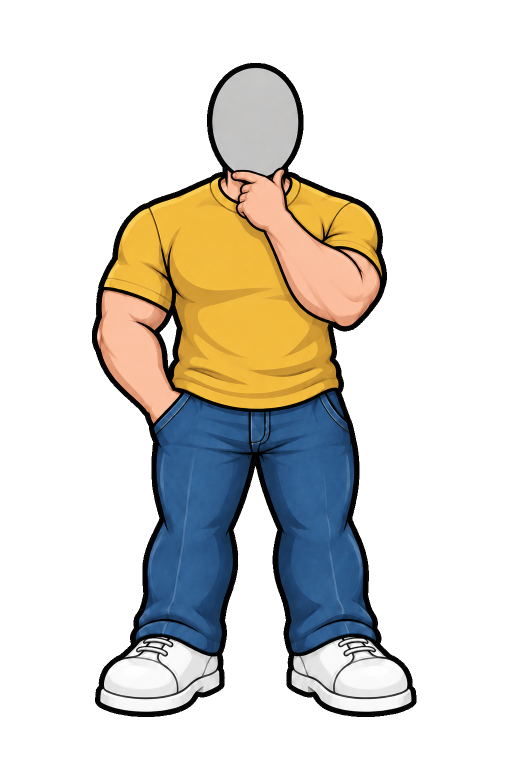
#> input picture apps/web/film/assets/bodies/2-street-thinking.png, 1024 x 1536 px (shown at 1/2 size)
$ python thinking-cut.py ../../assets/bodies/2-street-thinking.png
#> lines starting #> are read from the running program, lines starting #| are printed output that depends on the picture; after the words box and inside, x2 and y2 are one past the last pixel; in counts of white or black regions, pixels touching at a corner belong together
#!/usr/bin/env python3
"""Cuts the three Codex thinking-pose candidates (Joe's chin scratch, v5) into assets/bodies/2-street-thinking{,-2,-3}.png (candidate 1 = the v4 pose).
Same cut as 8a38e17: flood the sticker (white border and background) from the image edge through every pixel brighter than 75 grey, so the sticker's
white border goes too. v5 addition: the white patch enclosed between the arm and the shirt (above the knees) becomes transparent as well.
usage: python3 pipeline/s09/thinking-cut.py <src1.png> <src2.png> <src3.png>"""
import sys
import numpy as np
from PIL import Image
from scipy import ndimage as ndi
for n, f in zip(['2-street-thinking', '2-street-thinking-2', '2-street-thinking-3'], sys.argv[1:4]):
    a = np.array(Image.open(f).convert('RGB')).astype(int)
    lab, k = ndi.label(a.sum(-1) / 3 > 75)
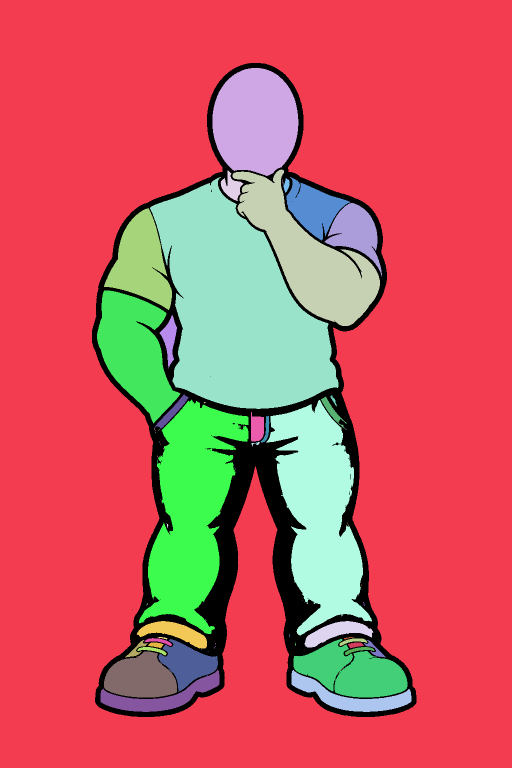
#> lab: shape (1536, 1024) int32 (shown at 1/2 size); 121 distinct labels, from 0 to 120; one colour per label, 0 black
#> k = 120
    edge = set(np.r_[lab[0], lab[-1], lab[:, 0], lab[:, -1]]) - {0}
#> edge = 1 item
    keep = ~np.isin(lab, list(edge))
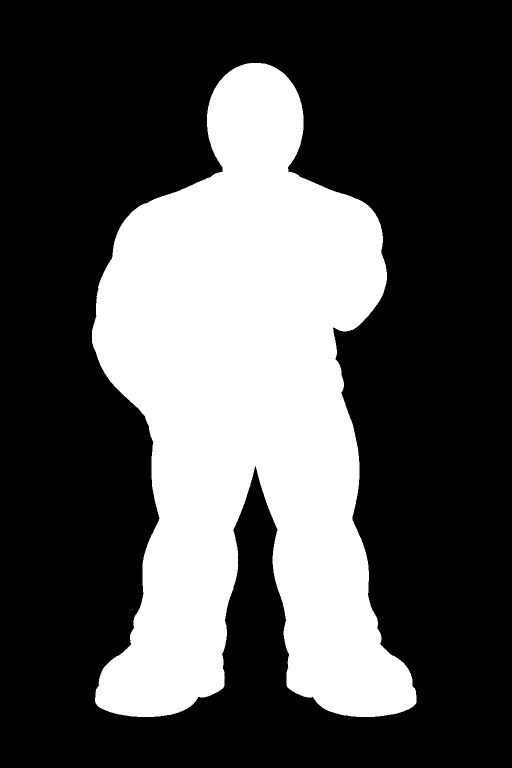
#> keep: shape (1536, 1024) bool (shown at 1/2 size); 31.9% white; 2 white regions (1 under 20 px), largest, box (x1, y1, x2, y2) and area: (184, 126, 833, 1434) 502402
    wl, wk = ndi.label((a.min(-1) > 215) & keep)   # enclosed near-white regions
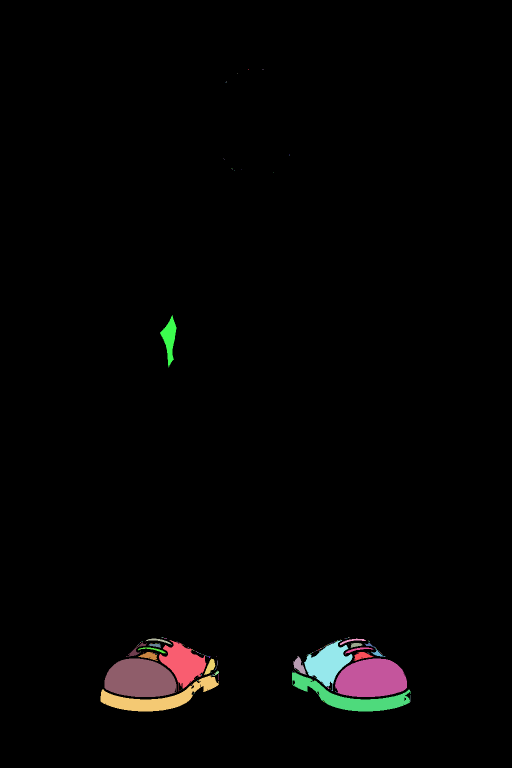
#> wl: shape (1536, 1024) int32 (shown at 1/2 size); 203 distinct labels, from 0 to 202; one colour per label, 0 black
#> wk = 202
    for i in range(1, wk + 1):
        ys, xs = np.where(wl == i)
        if ys.max() < 800 and len(ys) > 30: keep &= ~(wl == i); keep &= ~(ndi.binary_dilation(wl == i, iterations=3) & (a.min(-1) > 150)); print(n, 'enclosed white region', len(ys), 'px at y', ys.min(), ys.max(), 'x', xs.min(), xs.max())
#> this loop made 202 passes
#> (ys, xs) on passes 1 to 3: ([138, 138], [496, 497]), ([138, 138], [525, 526]), ([146], [474])
#| 2-street-thinking enclosed white region 1554 px at y 630 734 x 320 352
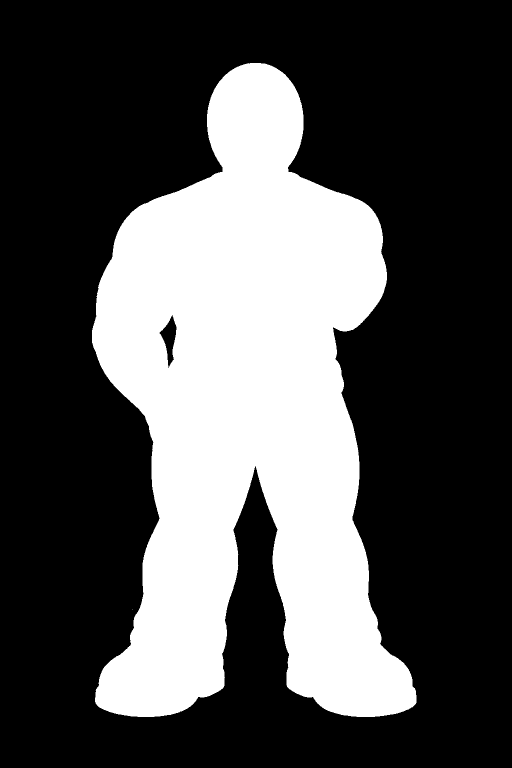
#> keep: shape (1536, 1024) bool (shown at 1/2 size); 31.8% white; 2 white regions (1 under 20 px), largest, box (x1, y1, x2, y2) and area: (184, 126, 833, 1434) 500795
    out = np.dstack([a, np.where(keep, 255, 0)]).astype('uint8')
#> out is the input picture: shape (1536, 1024, 4); mean R, G, B, A 216.4, 213.4, 206.6, 81.2
    Image.fromarray(out).save('assets/bodies/' + n + '.png', optimize=True)

$ run again, with apps/web/film/assets/bodies/1-suit-arms-crossed-notch.png copied over apps/web/film/assets/bodies/2-street-thinking.png
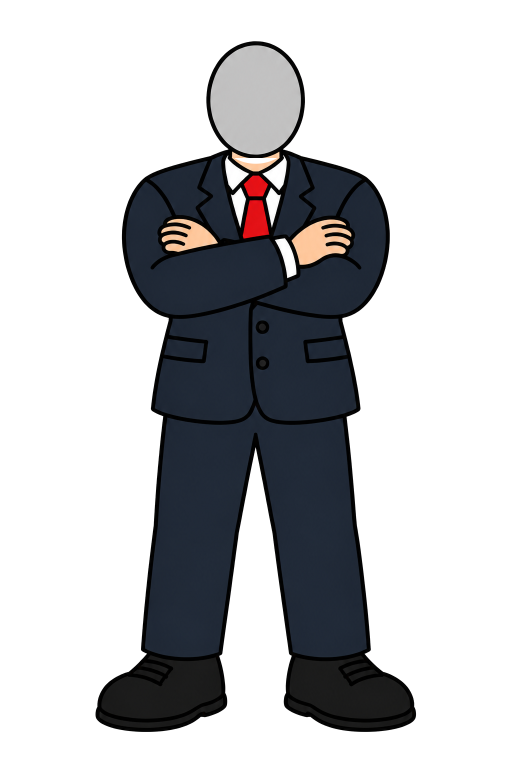
#> input picture apps/web/film/assets/bodies/1-suit-arms-crossed-notch.png, 1024 x 1536 px (shown at 1/2 size)
#> `lab, k = ndi.label(a.sum(-1) / 3 > 75)`:
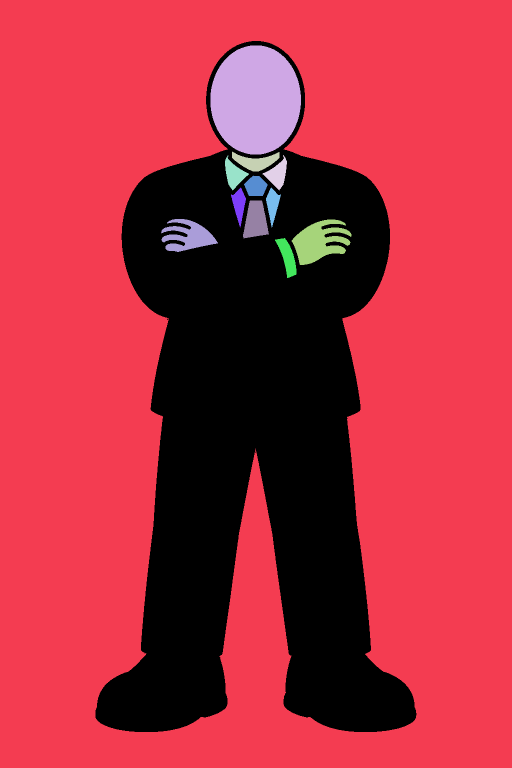
#> lab: shape (1536, 1024) int32 (shown at 1/2 size); 13 distinct labels, from 0 to 12; one colour per label, 0 black
#> k = 12
#> edge = 1 item
#> wl: shape (1536, 1024) int32; 11 distinct labels, from 0 to 10
#> wk = 10
#> the loop `for i in range(1, wk + 1):` made 10 passes
#> (ys, xs) on passes 1 to 5: ([97], [541]), ([99], [546]), ([288], [458]), ([312, 313], [455, 455]), ([312], [567])
#> (printed output is left out)
#> after the loop `for i in range(1, wk + 1):`:
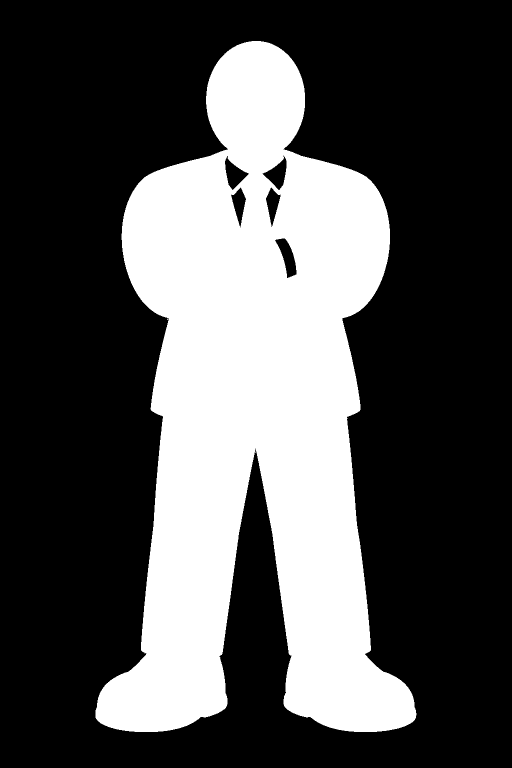
#> keep: shape (1536, 1024) bool (shown at 1/2 size); 31.5% white; 5 white regions (4 under 20 px), largest, box (x1, y1, x2, y2) and area: (191, 82, 833, 1464) 495191
